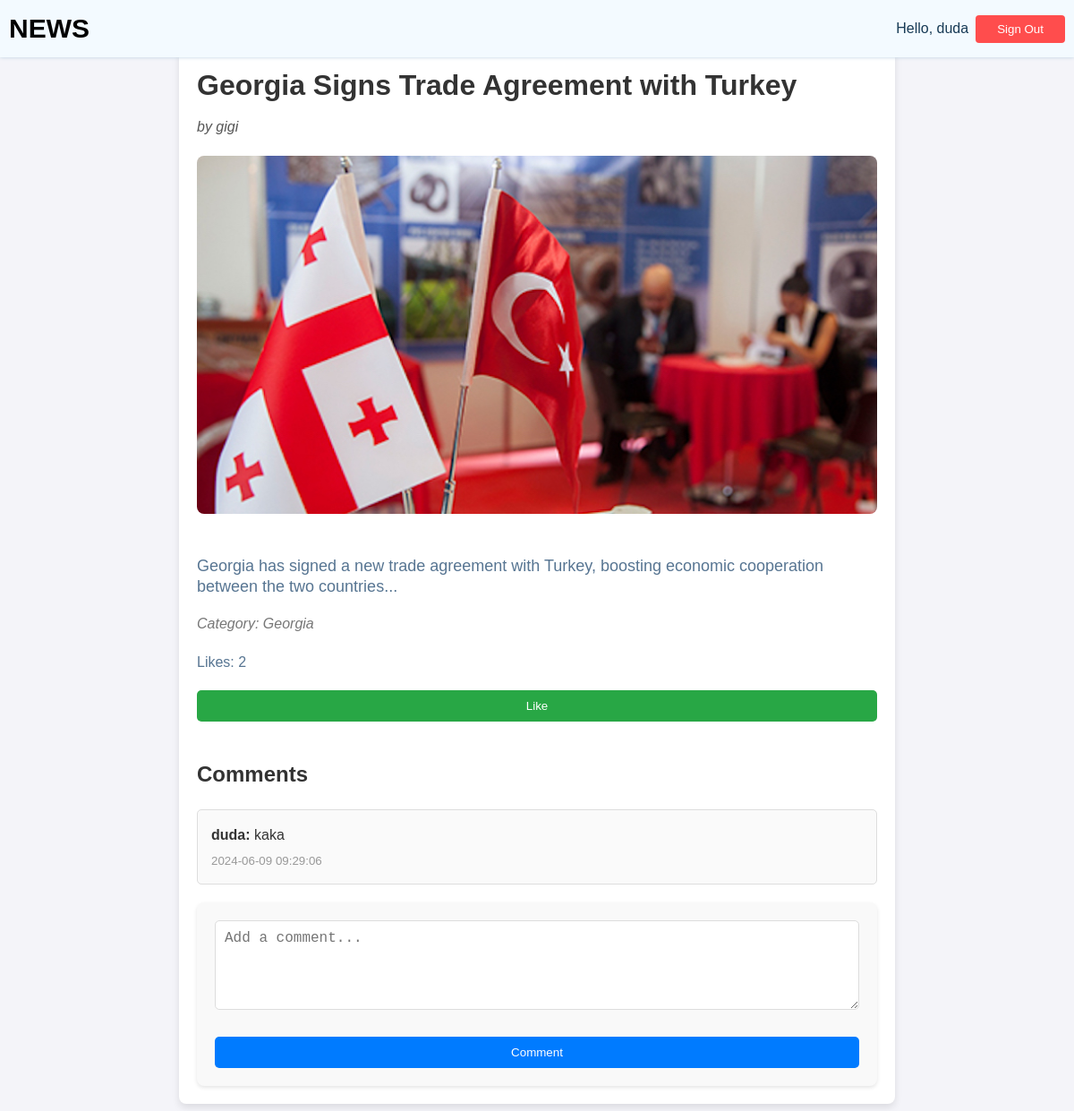
Screenshot of /article.php?id=23 (signed in) with the database file from the repository.
### tables this page shows
CREATE TABLE `articles` (
  `article_id` int(4) UNSIGNED NOT NULL,
  `title` varchar(255) NOT NULL,
  `content` text NOT NULL,
  `image_url` varchar(255) DEFAULT NULL,
  `published_at` timestamp NOT NULL DEFAULT current_timestamp(),
  `author_id` int(4) UNSIGNED DEFAULT NULL,
  `category_id` int(4) UNSIGNED DEFAULT NULL
);

CREATE TABLE `users` (
  `user_id` int(4) UNSIGNED NOT NULL,
  `username` varchar(50) NOT NULL,
  `email` varchar(100) NOT NULL,
  `password` varchar(255) NOT NULL,
  `user_type` enum('admin','basic') NOT NULL DEFAULT 'basic',
  `created_at` timestamp NOT NULL DEFAULT current_timestamp()
);

CREATE TABLE `categories` (
  `category_id` int(4) UNSIGNED NOT NULL,
  `name` varchar(50) NOT NULL,
  `description` text DEFAULT NULL,
  `created_at` timestamp NOT NULL DEFAULT current_timestamp()
);

CREATE TABLE `comments` (
  `comment_id` int(4) UNSIGNED NOT NULL,
  `content` text NOT NULL,
  `created_at` timestamp NOT NULL DEFAULT current_timestamp(),
  `user_id` int(4) UNSIGNED DEFAULT NULL,
  `article_id` int(4) UNSIGNED DEFAULT NULL
);

### article.php (the view, shortened to what this page needs)
<?php
include './conn/db.php';
$article_id = intval($_GET['id']);
$sql_article = "SELECT articles.*, users.username AS author, categories.name AS category FROM articles
                JOIN users ON articles.author_id = users.user_id
                JOIN categories ON articles.category_id = categories.category_id
                WHERE article_id = $article_id";
$result_article = mysqli_query($conn, $sql_article);
$article = mysqli_fetch_assoc($result_article);
$sql_comments = "SELECT comments.*, users.username FROM comments
                 JOIN users ON comments.user_id = users.user_id
                 WHERE article_id = $article_id
                 ORDER BY comments.created_at DESC";
$result_comments = mysqli_query($conn, $sql_comments);
$sql_likes = "SELECT COUNT(*) AS likes_count FROM likes WHERE article_id = $article_id";
$result_likes = mysqli_query($conn, $sql_likes);
$likes = mysqli_fetch_assoc($result_likes);
?>
<!DOCTYPE html>
<html lang="en">
<head>
    <link rel="stylesheet" href="./css/styles.css">
    <link rel="stylesheet" href="./css/article.css">
</head>
<body>
    <nav>
        <div class="main-nav container flex">
            <a href="index.php" class="company-logo">
                <h1>NEWS</h1>
            </a>
            <div class="search-bar flex">
                <?php if (isset($_SESSION['user_id'])): ?>
                    <span class="username-display">Hello, <?php echo $_SESSION['name']; ?></span>
                    <button class="signout-button" id="signout-button">Sign Out</button>
                <?php endif; ?>
            </div>
        </div>
    </nav>
    <div class="article-container">
        <h1 class="article-title"><?php echo $article['title']; ?></h1>
        <p class="article-author">by <?php echo $article['author']; ?></p>
        <img src="<?php echo $article['image_url']; ?>" alt="Article Image" class="article-image">
        <div class="article-content">
            <p><?php echo nl2br($article['content']); ?></p>
        </div>
        <p class="article-category">Category: <?php echo $article['category']; ?></p>
        <div class="likes-container">
            <p>Likes: <?php echo $likes['likes_count']; ?></p>
            <form id="likeForm">
                <button type="button" onclick="likeArticle()">Like</button>
            </form>
        </div>
        <div class="comments-container">
            <h2>Comments</h2>
            <?php
            if ($result_comments && mysqli_num_rows($result_comments) > 0) {
                while ($comment = mysqli_fetch_assoc($result_comments)) {
                    echo "<div class='comment'><strong>{$comment['username']}:</strong> {$comment['content']} <small>{$comment['created_at']}</small></div>";
                }
            } else {
                echo "No comments yet.";
            }
            ?>
        </div>
        <div class="comment-form">
            <form id="commentForm">
                <textarea name="content" placeholder="Add a comment..."></textarea>
                <button type="button" onclick="addComment()">Comment</button>
            </form>
        </div>
    </div>
</body>
</html>

### css/styles.css (style rules this page uses)
* { padding: 0; margin: 0; box-sizing: border-box; }
:root { --primary-text-color: #183b56; --secondary-text-color: #577592; --accent-color: #2294ed; --accent-color-dark: #1d69a3; }
body { font-family: "Poppins", sans-serif; color: var(--primary-text-color); }
p { color: var(--secondary-text-color); line-height: 1.4rem; }
a { text-decoration: none; }
.flex { display: flex; align-items: center; }
.container { max-width: 1180px; margin-inline: auto; overflow: hidden; }
nav { background-color: #f3faff; box-shadow: 0 0 4px #bbd0e2; position: fixed; top: 0; z-index: 99; left: 0; right: 0; }
.main-nav { justify-content: space-between; padding-block: 8px; }
.search-bar { height: 32px; gap: 8px; }
.company-logo { font-size: 20px; color: black; }
form { display: flex; flex-direction: column; }
form button { margin-top: 20px; padding: 10px; background-color: var(--accent-color); color: white; border: none; border-radius: 4px; cursor: pointer; }
.signout-button { background-color: #ff4d4d; color: white; padding: 8px 24px; border: none; border-radius: 4px; cursor: pointer; display: none; }
.username-display { margin-left: 16px; color: var(--primary-text-color); }
.signout-button { display: inline-block; }

### css/article.css (style rules this page uses)
body { font-family: Arial, sans-serif; line-height: 1.6; color: #333; background-color: #f4f4f9; margin: 0; padding: 0; }
.article-container { max-width: 800px; margin: 20px auto; padding: 20px; padding-top: 50px; background: #fff; box-shadow: 0 4px 8px rgba(0, 0, 0, 0.1); border-radius: 8px; }
.article-title { font-size: 32px; font-weight: bold; color: #333; margin-bottom: 10px; }
.article-author { font-style: italic; color: #555; margin-bottom: 20px; }
.article-image { width: 100%; height: auto; border-radius: 8px; margin-bottom: 20px; }
.article-content { margin-top: 20px; line-height: 1.8; font-size: 18px; }
.article-category { font-style: italic; color: #777; margin-top: 20px; }
.likes-container { margin-top: 20px; }
.likes-container button { padding: 10px 20px; background-color: #28a745; color: #fff; border: none; border-radius: 5px; cursor: pointer; }
.comments-container { margin-top: 40px; }
.comments-container h2 { margin-bottom: 20px; font-size: 24px; color: #333; }
.comment { margin-bottom: 10px; padding: 15px; border: 1px solid #ddd; background-color: #fafafa; border-radius: 5px; }
.comment strong { font-weight: bold; }
.comment small { color: #999; display: block; margin-top: 5px; }
.comment-form { margin-top: 20px; background: #f9f9f9; padding: 20px; border-radius: 8px; box-shadow: 0 2px 4px rgba(0, 0, 0, 0.1); }
.comment-form textarea { width: 100%; height: 100px; resize: vertical; margin-bottom: 10px; padding: 10px; font-size: 16px; border: 1px solid #ddd; border-radius: 5px; }
.comment-form button { padding: 10px 20px; background-color: #007bff; color: #fff; border: none; border-radius: 5px; cursor: pointer; }

### rows the page displays
articles: title "Georgia Signs Trade Agreement with Turkey", author.username "gigi", image_url (picture), content "Georgia has signed a new trade agreement with Turkey, boosting economic cooperation between the two countries...", category.name "Georgia"
comments: user.username "duda", content "kaka", created_at "2024-06-09 09:29:06"

### other values shown
$_SESSION['name'] "duda"
$likes['likes_count'] "2"
